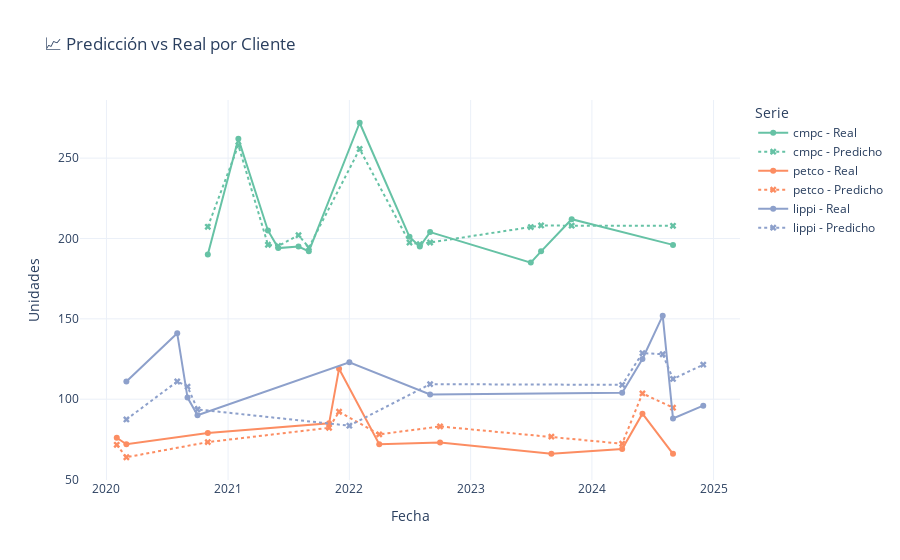

Notebook code cell kept with this figure:
### Code cell
import plotly.graph_objects as go
import plotly.colors as pc

X_test_plot = X_test.copy()
X_test_plot['fecha'] = df.loc[X_test.index, 'fecha']
X_test_plot['cliente'] = df.loc[X_test.index, 'cliente']
X_test_plot['industria'] = df.loc[X_test.index, 'industria']
X_test_plot['y_true'] = y_test
X_test_plot['y_pred'] = y_pred
# Agrupar por cliente para graficar cada uno por separado

clientes = X_test_plot['cliente'].unique()
color_map = dict(zip(clientes, pc.qualitative.Set2))
fig = go.Figure()

for cliente in clientes:
    cliente_df = X_test_plot[X_test_plot['cliente'] == cliente].sort_values(by='fecha')
    color = color_map[cliente]

    # Real (línea sólida)
    fig.add_trace(go.Scatter(
        x=cliente_df['fecha'],
        y=cliente_df['y_true'],
        mode='lines+markers',
        name=f'{cliente} - Real',
        line=dict(dash='solid', color=color),
        marker=dict(symbol='circle')
    ))

    # Predicho (línea punteada, mismo color)
    fig.add_trace(go.Scatter(
        x=cliente_df['fecha'],
        y=cliente_df['y_pred'],
        mode='lines+markers',
        name=f'{cliente} - Predicho',
        line=dict(dash='dot', color=color),
        marker=dict(symbol='x')
    ))

fig.update_layout(
    title='📈 Predicción vs Real por Cliente',
    xaxis_title='Fecha',
    yaxis_title='Unidades',
    legend_title='Serie',
    template='plotly_white'
)

fig.show()

### Figure 1 — Plotly figure (JSON) as saved in the notebook; plotly's stock layout.template omitted (floating-point values rounded to 4 significant figures)
{"data": [{"line": {"color": "rgb(102,194,165)", "dash": "solid"}, "marker": {"symbol": "circle"}, "mode": "lines+markers", "name": "cmpc - Real", "type": "scatter", "x": ["2020-11-01T00:00:00.000000000", "2021-02-01T00:00:00.000000000", "2021-05-01T00:00:00.000000000", "2021-06-01T00:00:00.000000000", "2021-08-01T00:00:00.000000000", "2021-09-01T00:00:00.000000000", "2022-02-01T00:00:00.000000000", "2022-07-01T00:00:00.000000000", "2022-08-01T00:00:00.000000000", "2022-09-01T00:00:00.000000000", "2023-07-01T00:00:00.000000000", "2023-08-01T00:00:00.000000000", "2023-11-01T00:00:00.000000000", "2024-09-01T00:00:00.000000000"], "y": [190, 262, 205, 194, 195, 192, 272, 201, 195, 204, 185, 192, 212, 196]}, {"line": {"color": "rgb(102,194,165)", "dash": "dot"}, "marker": {"symbol": "x"}, "mode": "lines+markers", "name": "cmpc - Predicho", "type": "scatter", "x": ["2020-11-01T00:00:00.000000000", "2021-02-01T00:00:00.000000000", "2021-05-01T00:00:00.000000000", "2021-06-01T00:00:00.000000000", "2021-08-01T00:00:00.000000000", "2021-09-01T00:00:00.000000000", "2022-02-01T00:00:00.000000000", "2022-07-01T00:00:00.000000000", "2022-08-01T00:00:00.000000000", "2022-09-01T00:00:00.000000000", "2023-07-01T00:00:00.000000000", "2023-08-01T00:00:00.000000000", "2023-11-01T00:00:00.000000000", "2024-09-01T00:00:00.000000000"], "y": [207.3, 258.0, 196.1, 195.3, 202.0, 194.4, 255.7, 197.5, 196.5, 197.5, 207.1, 208.1, 207.9, 207.9]}, {"line": {"color": "rgb(252,141,98)", "dash": "solid"}, "marker": {"symbol": "circle"}, "mode": "lines+markers", "name": "petco - Real", "type": "scatter", "x": ["2020-02-01T00:00:00.000000000", "2020-03-01T00:00:00.000000000", "2020-11-01T00:00:00.000000000", "2021-11-01T00:00:00.000000000", "2021-12-01T00:00:00.000000000", "2022-04-01T00:00:00.000000000", "2022-10-01T00:00:00.000000000", "2023-09-01T00:00:00.000000000", "2024-04-01T00:00:00.000000000", "2024-06-01T00:00:00.000000000", "2024-09-01T00:00:00.000000000"], "y": [76, 72, 79, 85, 119, 72, 73, 66, 69, 91, 66]}, {"line": {"color": "rgb(252,141,98)", "dash": "dot"}, "marker": {"symbol": "x"}, "mode": "lines+markers", "name": "petco - Predicho", "type": "scatter", "x": ["2020-02-01T00:00:00.000000000", "2020-03-01T00:00:00.000000000", "2020-11-01T00:00:00.000000000", "2021-11-01T00:00:00.000000000", "2021-12-01T00:00:00.000000000", "2022-04-01T00:00:00.000000000", "2022-10-01T00:00:00.000000000", "2023-09-01T00:00:00.000000000", "2024-04-01T00:00:00.000000000", "2024-06-01T00:00:00.000000000", "2024-09-01T00:00:00.000000000"], "y": [71.64, 63.89, 73.31, 82.2, 92.2, 78.14, 83.05, 76.71, 72.3, 103.6, 94.72]}, {"line": {"color": "rgb(141,160,203)", "dash": "solid"}, "marker": {"symbol": "circle"}, "mode": "lines+markers", "name": "lippi - Real", "type": "scatter", "x": ["2020-03-01T00:00:00.000000000", "2020-08-01T00:00:00.000000000", "2020-09-01T00:00:00.000000000", "2020-10-01T00:00:00.000000000", "2022-01-01T00:00:00.000000000", "2022-09-01T00:00:00.000000000", "2024-04-01T00:00:00.000000000", "2024-06-01T00:00:00.000000000", "2024-08-01T00:00:00.000000000", "2024-09-01T00:00:00.000000000", "2024-12-01T00:00:00.000000000"], "y": [111, 141, 101, 90, 123, 103, 104, 125, 152, 88, 96]}, {"line": {"color": "rgb(141,160,203)", "dash": "dot"}, "marker": {"symbol": "x"}, "mode": "lines+markers", "name": "lippi - Predicho", "type": "scatter", "x": ["2020-03-01T00:00:00.000000000", "2020-08-01T00:00:00.000000000", "2020-09-01T00:00:00.000000000", "2020-10-01T00:00:00.000000000", "2022-01-01T00:00:00.000000000", "2022-09-01T00:00:00.000000000", "2024-04-01T00:00:00.000000000", "2024-06-01T00:00:00.000000000", "2024-08-01T00:00:00.000000000", "2024-09-01T00:00:00.000000000", "2024-12-01T00:00:00.000000000"], "y": [87.4, 111.0, 107.8, 93.64, 83.52, 109.4, 108.9, 128.7, 128.0, 112.6, 121.5]}], "layout": {"legend": {"title": {"text": "Serie"}}, "title": {"text": "📈 Predicción vs Real por Cliente"}, "xaxis": {"title": {"text": "Fecha"}}, "yaxis": {"title": {"text": "Unidades"}}}}
